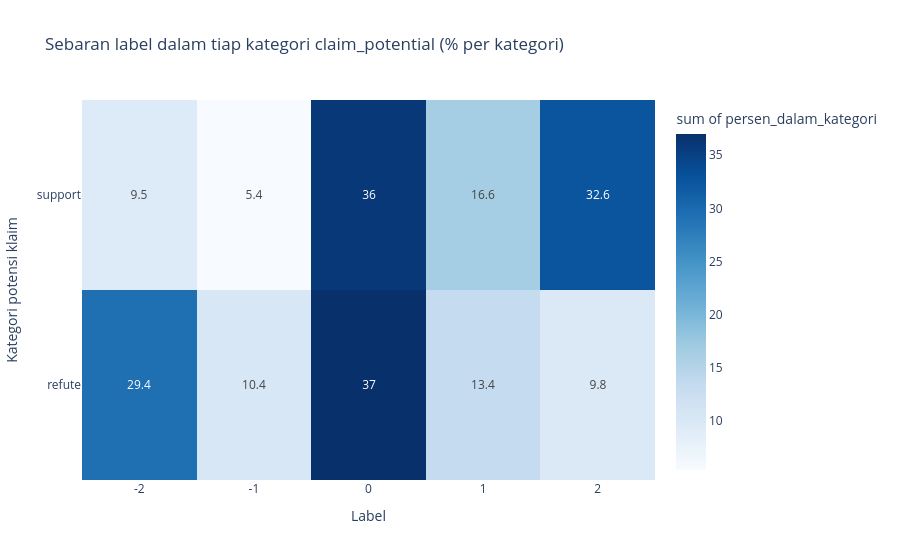

The notebook cell this image was saved under:
### Markdown cell above
## Visualisasi 3: `claim_potential` vs `synthetic_label`

Apakah kategori potensi klaim berkorelasi dengan skor akhirnya?

### Code cell
cross_tab = (
    lf.group_by(['claim_potential', 'synthetic_label'])
    .agg(pl.len().alias('jumlah'))
    .sort(['claim_potential', 'synthetic_label'])
    .collect(engine='streaming')
    .with_columns(
        pl.col('synthetic_label').cast(pl.Int8).cast(pl.Utf8).alias('label'),
        (pl.col('jumlah') / pl.col('jumlah').sum().over('claim_potential') * 100).round(1).alias('persen_dalam_kategori'),
    )
)

fig3 = px.density_heatmap(
    cross_tab, x='label', y='claim_potential', z='persen_dalam_kategori',
    histfunc='sum', text_auto=True, color_continuous_scale='Blues',
    category_orders={'label': ['-2', '-1', '0', '1', '2']},
    title='Sebaran label dalam tiap kategori claim_potential (% per kategori)',
    labels={'label': 'Label', 'claim_potential': 'Kategori potensi klaim'},
)
fig3.show()
cross_tab

### Figure 1 — Plotly figure (JSON) as saved in the notebook; plotly's stock layout.template omitted (floating-point values rounded to 4 significant figures)
{"data": [{"coloraxis": "coloraxis", "histfunc": "sum", "hovertemplate": "Label=%{x}<br>Kategori potensi klaim=%{y}<br>sum of persen_dalam_kategori=%{z}<extra></extra>", "name": "", "texttemplate": "%{z}", "type": "histogram2d", "x": ["-2", "-1", "0", "1", "2", "-2", "-1", "0", "1", "2"], "xaxis": "x", "xbingroup": "x", "y": ["refute", "refute", "refute", "refute", "refute", "support", "support", "support", "support", "support"], "yaxis": "y", "ybingroup": "y", "z": [29.4, 10.4, 37.0, 13.4, 9.8, 9.5, 5.4, 36.0, 16.6, 32.6]}], "layout": {"coloraxis": {"autocolorscale": false, "colorbar": {"title": {"text": "sum of persen_dalam_kategori"}}, "colorscale": [[0.0, "rgb(247,251,255)"], [0.125, "rgb(222,235,247)"], [0.25, "rgb(198,219,239)"], [0.375, "rgb(158,202,225)"], [0.5, "rgb(107,174,214)"], [0.625, "rgb(66,146,198)"], [0.75, "rgb(33,113,181)"], [0.875, "rgb(8,81,156)"], [1.0, "rgb(8,48,107)"]]}, "legend": {"tracegroupgap": 0}, "title": {"text": "Sebaran label dalam tiap kategori claim_potential (% per kategori)"}, "xaxis": {"anchor": "y", "categoryarray": ["-2", "-1", "0", "1", "2"], "categoryorder": "array", "domain": [0.0, 1.0], "title": {"text": "Label"}}, "yaxis": {"anchor": "x", "domain": [0.0, 1.0], "title": {"text": "Kategori potensi klaim"}}}}
